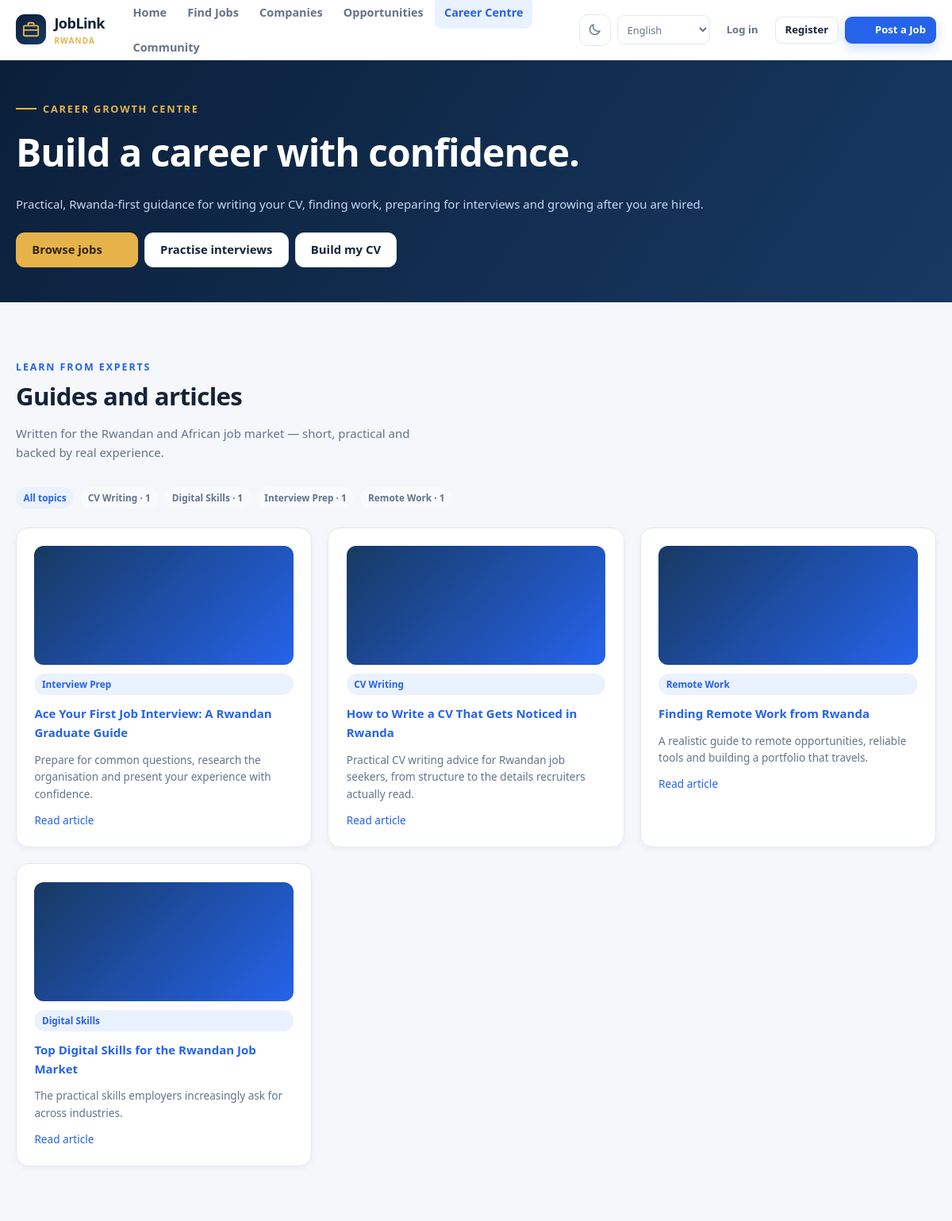
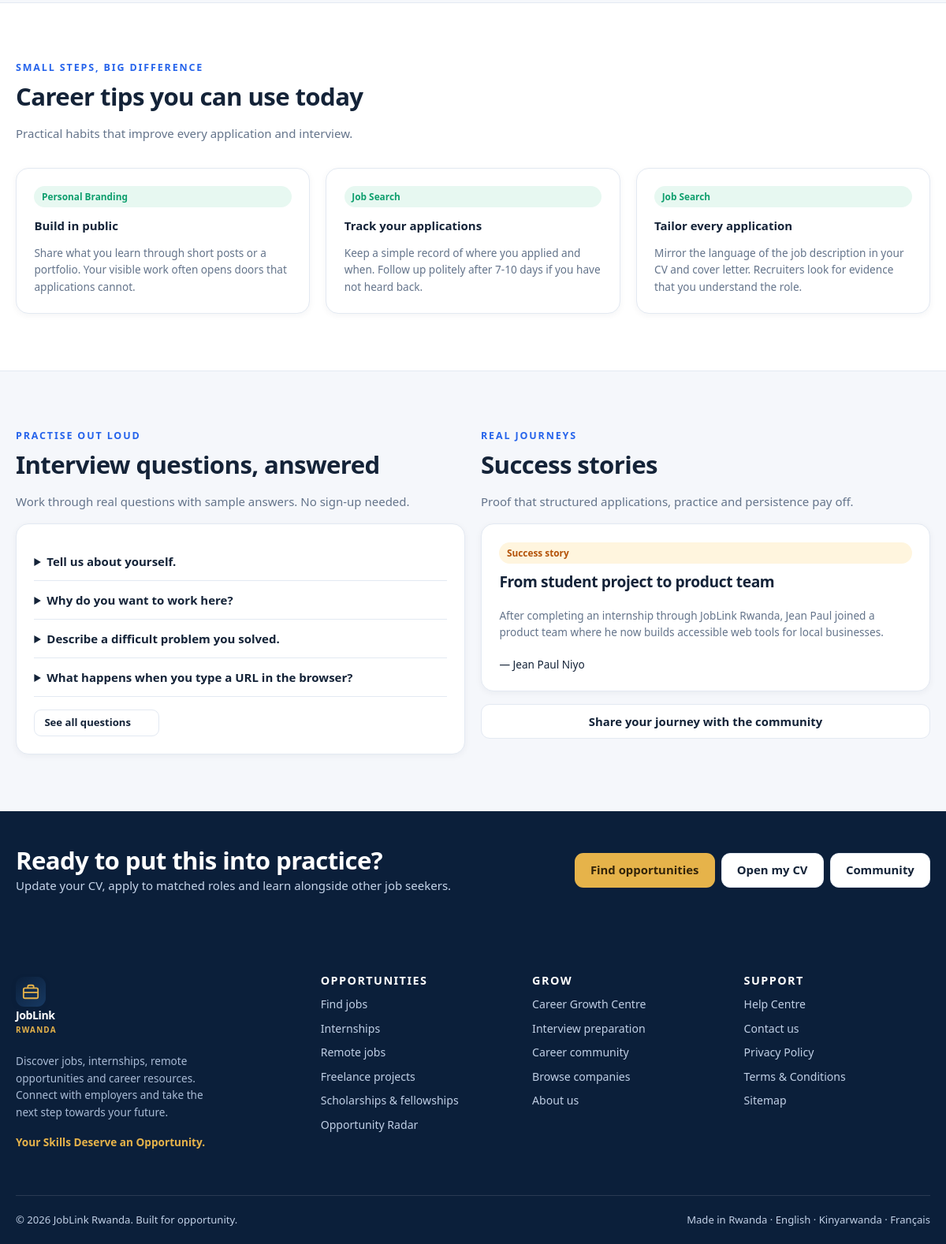
Screenshot of /career-centre with the database file from the repository (2 pictures, top to bottom).
### tables this page shows
CREATE TABLE IF NOT EXISTS articles (
    id INT UNSIGNED AUTO_INCREMENT PRIMARY KEY,
    author_id INT UNSIGNED DEFAULT NULL,
    title VARCHAR(220) NOT NULL,
    slug VARCHAR(240) NOT NULL,
    excerpt TEXT,
    body TEXT NOT NULL,
    category VARCHAR(80) DEFAULT NULL,
    image VARCHAR(255) DEFAULT NULL,
    status ENUM('draft','published','archived') NOT NULL DEFAULT 'draft',
    featured TINYINT(1) NOT NULL DEFAULT 0,
    views INT UNSIGNED NOT NULL DEFAULT 0,
    published_at DATETIME DEFAULT NULL,
    created_at DATETIME NOT NULL DEFAULT CURRENT_TIMESTAMP,
    updated_at DATETIME NOT NULL DEFAULT CURRENT_TIMESTAMP ON UPDATE CURRENT_TIMESTAMP,
    UNIQUE KEY uq_articles_slug (slug),
    KEY idx_articles_status (status, published_at)
);

CREATE TABLE IF NOT EXISTS career_tips (
    id INT UNSIGNED AUTO_INCREMENT PRIMARY KEY,
    title VARCHAR(200) NOT NULL,
    body TEXT NOT NULL,
    category VARCHAR(80) DEFAULT NULL,
    active TINYINT(1) NOT NULL DEFAULT 1,
    created_at DATETIME NOT NULL DEFAULT CURRENT_TIMESTAMP
);

CREATE TABLE IF NOT EXISTS interview_questions (
    id INT UNSIGNED AUTO_INCREMENT PRIMARY KEY,
    category ENUM('common','technical','hr','behavioral') NOT NULL DEFAULT 'common',
    question TEXT NOT NULL,
    sample_answer TEXT,
    tips TEXT,
    active TINYINT(1) NOT NULL DEFAULT 1,
    created_at DATETIME NOT NULL DEFAULT CURRENT_TIMESTAMP
);

CREATE TABLE IF NOT EXISTS success_stories (
    id INT UNSIGNED AUTO_INCREMENT PRIMARY KEY,
    user_id INT UNSIGNED DEFAULT NULL,
    name VARCHAR(150) NOT NULL,
    headline VARCHAR(200) NOT NULL,
    story TEXT NOT NULL,
    image VARCHAR(255) DEFAULT NULL,
    status ENUM('draft','published') NOT NULL DEFAULT 'draft',
    created_at DATETIME NOT NULL DEFAULT CURRENT_TIMESTAMP,
    CONSTRAINT fk_stories_user FOREIGN KEY (user_id) REFERENCES users(id) ON DELETE SET NULL
);

### app/Core/Controller.php (called while the page is built, shortened)
<?php
abstract class Controller
{
    protected Request $request;
    protected array $data = [];
    public function __construct(Request $request)
    {
        $this->request = $request;
    }
    protected function render(string $view, array $data = [], string $title = ''): void
    {
        $this->data = array_merge($this->data, $data);
        $this->data['title'] = $title ?: ($this->data['title'] ?? config('app.name'));
        $this->data['request'] = $this->request;
        extract($this->data, EXTR_SKIP);
        $viewFile = BASE_PATH . '/app/Views/' . str_replace('.', '/', $view) . '.php';
        include $viewFile;
        include BASE_PATH . '/app/Views/layouts/main.php';
    }
}

### app/Controllers/CareerController.php (called while the page is built, shortened)
<?php
final class CareerController extends Controller
{
    public function index(): void
    {
        $category = trim((string) $this->request->query('category', ''));
        $categories = Database::all(
            "SELECT category, COUNT(*) AS total FROM articles
             WHERE status = 'published' AND category IS NOT NULL AND category <> ''
             GROUP BY category ORDER BY total DESC, category"
        );
        $this->render('career.index', [
            'articles' => Content::articles($category, 12),
            'tips' => Content::tips(6),
            'stories' => Content::stories(),
            'questions' => Content::questions(),
            'categories' => $categories,
            'activeCategory' => $category,
        ], 'Career Growth Centre');
    }
}

### index.php (called while the page is built, shortened)
<?php
$request = Request::capture();
$router = new Router();
try {
    $router->dispatch($request);
} catch (\Throwable $e) {
    $message = $e->getMessage();
    error_log('[JobLink] ' . $message . ' in ' . $e->getFile() . ':' . $e->getLine());
    http_response_code(500);
    if (config('app.debug')) {
        echo '<div style="font-family:monospace;padding:2rem;max-width:900px"><h1>Application error</h1><p>' . e($message) . '</p><pre>' . e($e->getTraceAsString()) . '</pre></div>';
    } else {
        echo '<h1>Something went wrong</h1><p>Our team has been notified. Please try again later.</p>';
    }
}

### app/Core/Database.php (called while the page is built, shortened)
<?php
final class Database
{
    private static ?PDO $pdo = null;
    public static function connection(): PDO
    {
        if (self::$pdo === null) {
            $cfg = config('database');
            $dsn = sprintf('mysql:host=%s;port=%d;dbname=%s;charset=%s', $cfg['host'], $cfg['port'], $cfg['name'], $cfg['charset']);
            try {
                self::$pdo = new PDO($dsn, $cfg['user'], $cfg['pass'], [
                    PDO::ATTR_ERRMODE => PDO::ERRMODE_EXCEPTION,
                    PDO::ATTR_DEFAULT_FETCH_MODE => PDO::FETCH_ASSOC,
                    PDO::ATTR_EMULATE_PREPARES => false,
                    PDO::ATTR_STRINGIFY_FETCHES => false,
                ]);
            } catch (PDOException $e) {
                $hint = 'Please create the database and import database/schema.sql (see docs/INSTALLATION.md).';
                throw new \RuntimeException('Database connection failed: ' . $e->getMessage() . ' ' . $hint);
            }
        }
        return self::$pdo;
    }
    public static function query(string $sql, array $params = []): PDOStatement
    {
        $statement = self::connection()->prepare($sql);
        $statement->execute();
        return $statement;
    }
    public static function all(string $sql, array $params = []): array
    {
        return self::query($sql, $params)->fetchAll();
    }
}

### app/Models/Content.php (called while the page is built, shortened)
<?php
final class Content
{
    public static function articles(string $category = '', int $limit = 12): array
    {
        return Database::all("SELECT * FROM articles WHERE status = 'published' ORDER BY featured DESC, published_at DESC LIMIT $limit");
    }
    public static function questions(string $category = ''): array
    {
        return Database::all('SELECT * FROM interview_questions WHERE active = 1 ORDER BY FIELD(category, "common", "behavioral", "technical", "hr"), id');
    }
    public static function tips(int $limit = 4): array
    {
        return Database::all("SELECT * FROM career_tips WHERE active = 1 ORDER BY id DESC LIMIT $limit");
    }
    public static function stories(): array
    {
        return Database::all("SELECT * FROM success_stories WHERE status = 'published' ORDER BY id DESC LIMIT 6");
    }
}

### app/Views/career/index.php (the view, shortened to what this page needs)
<?php
$activeCategory = $activeCategory ?? '';
$bodyHasHtml = static fn(string $text): bool => preg_match('/<[a-z][^>]*>/i', $text) === 1;
?>
<section class="section-tight" style="background:linear-gradient(125deg,var(--navy),var(--navy-3));color:#fff">
  <div class="container">
    <span class="eyebrow">Career Growth Centre</span>
    <h1 style="color:#fff">Build a career with confidence.</h1>
    <p class="mb-0" style="color:#c9d8ed">Practical, Rwanda-first guidance for writing your CV, finding work, preparing for interviews and growing after you are hired.</p>
    <div class="d-flex flex-wrap gap-1 mt-3">
      <a class="btn btn-gold" href="<?= e(url('jobs')) ?>">Browse jobs <?= icon('arrow', 16) ?></a>
      <a class="btn btn-outline" href="<?= e(url('interview-prep')) ?>">Practise interviews</a>
      <a class="btn btn-outline" href="<?= e(url('my-cv')) ?>">Build my CV</a>
    </div>
  </div>
</section>
<section class="section">
  <div class="container">
    <div class="section-head">
      <div><div class="section-kicker">Learn from experts</div><h2>Guides and articles</h2><p>Written for the Rwandan and African job market — short, practical and backed by real experience.</p></div>
    </div>
    <?php if ($categories): ?>
      <div class="d-flex flex-wrap gap-1 mb-3">
        <a class="tag <?= $activeCategory === '' ? 'tag-blue' : '' ?>" href="<?= e(url('career-centre')) ?>">All topics</a>
        <?php foreach ($categories as $category): ?>
          <a class="tag <?= $activeCategory === $category['category'] ? 'tag-blue' : '' ?>" href="<?= e(url('career-centre?category=' . rawurlencode((string) $category['category']))) ?>"><?= e($category['category']) ?> · <?= (int) $category['total'] ?></a>
        <?php endforeach; ?>
      </div>
    <?php endif; ?>
    <?php if ($articles): ?>
      <div class="grid grid-3">
        <?php foreach ($articles as $article): ?>
          <a class="card card-hover article-card" href="<?= e(url('career-centre/' . $article['slug'])) ?>">
            <div class="article-image"><?= icon('graduation', 34) ?></div>
            <span class="tag tag-blue"><?= e($article['category'] ?? 'Career advice') ?></span>
            <strong><?= e($article['title']) ?></strong>
            <span class="small muted"><?= e(str_limit((string) ($article['excerpt'] ?? ''), 130)) ?></span>
            <span class="small">Read article <?= icon('arrow', 14) ?></span>
          </a>
        <?php endforeach; ?>
      </div>
    <?php endif; ?>
  </div>
</section>
<section class="section" style="background:var(--surface);border-block:1px solid var(--border)">
  <div class="container">
    <div class="section-head"><div><div class="section-kicker">Small steps, big difference</div><h2>Career tips you can use today</h2><p>Practical habits that improve every application and interview.</p></div></div>
    <?php if ($tips): ?>
      <div class="grid grid-3">
        <?php foreach ($tips as $tip): ?>
          <div class="card tip-card">
            <span class="tag tag-green"><?= e($tip['category'] ?? 'Career tip') ?></span>
            <strong><?= e($tip['title']) ?></strong>
            <p class="small muted mb-0"><?= $bodyHasHtml((string) $tip['body']) ? nl2br(e(strip_tags((string) $tip['body']))) : nl2br(e((string) $tip['body'])) ?></p>
          </div>
        <?php endforeach; ?>
      </div>
    <?php else:
      $emptyTitle = 'No career tips yet';
      $emptyText = 'New practical tips are added regularly.';
      $emptyAction = '';
      include BASE_PATH . '/app/Views/partials/empty.php';
    endif; ?>
  </div>
</section>
<section class="section">
  <div class="container grid grid-2" style="align-items:start">
    <div>
      <div class="section-kicker">Practise out loud</div>
      <h2>Interview questions, answered</h2>
      <p class="muted">Work through real questions with sample answers. No sign-up needed.</p>
      <?php if ($questions): ?>
        <div class="card">
          <?php foreach (array_slice($questions, 0, 4) as $question): ?>
            <details style="padding:.75rem 0;border-bottom:1px solid var(--border)">
              <summary style="cursor:pointer;font-weight:650"><?= e($question['question']) ?></summary>
            </details>
          <?php endforeach; ?>
          <a class="btn btn-outline btn-sm mt-2" href="<?= e(url('interview-prep')) ?>">See all questions <?= icon('arrow', 14) ?></a>
        </div>
      <?php else:
        $emptyTitle = 'No interview questions yet';
        $emptyText = 'Visit the interview preparation page for more practice.';
        $emptyAction = '';
        include BASE_PATH . '/app/Views/partials/empty.php';
      endif; ?>
    </div>
    <div>
      <div class="section-kicker">Real journeys</div>
      <h2>Success stories</h2>
      <p class="muted">Proof that structured applications, practice and persistence pay off.</p>
      <?php if ($stories): foreach ($stories as $story): ?>
        <div class="card story-card mb-2">
          <span class="tag tag-gold">Success story</span>
          <h3><?= e($story['headline']) ?></h3>
          <p class="small muted mb-1"><?= e(str_limit(strip_tags((string) $story['story']), 220)) ?></p>
          <span class="small">— <?= e($story['name']) ?></span>
        </div>
      <?php endforeach; else:
        $emptyTitle = 'No success stories yet';
        $emptyText = 'Community stories will appear here as members share their journeys.';
        $emptyAction = '';
        include BASE_PATH . '/app/Views/partials/empty.php';
      endif; ?>
      <a class="btn btn-outline btn-block" href="<?= e(url('community')) ?>">Share your journey with the community</a>
    </div>
  </div>
</section>
<section class="section-tight" style="background:var(--navy);color:#fff">
  <div class="container d-flex justify-between align-center flex-wrap gap-2">
    <div><h2 style="color:#fff;margin:0">Ready to put this into practice?</h2><p class="mb-0" style="color:#c6d5ea">Update your CV, apply to matched roles and learn alongside other job seekers.</p></div>
    <div class="d-flex flex-wrap gap-1">
      <a class="btn btn-gold" href="<?= e(url('jobs')) ?>">Find opportunities</a>
      <a class="btn btn-outline" href="<?= e(url('my-cv')) ?>">Open my CV</a>
      <a class="btn btn-outline" href="<?= e(url('community')) ?>">Community</a>
    </div>
  </div>
</section>

### app/Core/Support.php (shortened to what this page needs)
<?php
if (!function_exists('e')) {
    function e(mixed $value): string
    {
        return htmlspecialchars((string) $value, ENT_QUOTES | ENT_SUBSTITUTE, 'UTF-8');
    }
}
if (!function_exists('url')) {
    function url(string $path = ''): string
    {
        $base = defined('BASE_URL') ? BASE_URL : '';
        return $base . '/' . ltrim($path, '/');
    }
}
if (!function_exists('str_limit')) {
    function str_limit(?string $value, int $limit = 140): string
    {
        $value = trim((string) $value);
        if (mb_strlen($value) <= $limit) {
            return $value;
        }
        return mb_substr($value, 0, $limit - 1) . '…';
    }
}
if (!function_exists('icon')) {
    function icon(string $name, int $size = 20, string $class = ''): string
    {
        $path = $paths[$name] ?? $paths['info'];
        return '<svg class="icon ' . e($class) . '" width="' . $size . '" height="' . $size . '" viewBox="0 0 24 24" fill="none" stroke="currentColor" stroke-width="1.8" stroke-linecap="round" stroke-linejoin="round" aria-hidden="true">' . $path . '</svg>';
    }
}

### app/Core/Router.php (shortened to what this page needs)
<?php
final class Router
{
    private array $routes = [];
    public function add(string $methods, string $pattern, string $handler, array $middleware = []): void
    {
        foreach (explode('|', $methods) as $method) {
            $this->routes[] = [
                'method' => strtoupper(trim($method)),
                'regex' => $this->compile($pattern),
                'handler' => $handler,
                'middleware' => $middleware,
                'pattern' => $pattern,
            ];
        }
    }
    private function compile(string $pattern): string
    {
        $pattern = preg_replace('/\/(?=\{[a-zA-Z_]+\?\})/', '', $pattern) ?? $pattern;
        $pattern = preg_replace_callback('/\{([a-zA-Z_]+)(\?)?\}/', static function ($m) {
            return ($m[2] ?? '') === '?' ? '(?:/(?P<' . $m[1] . '>[^/]+))?' : '(?P<' . $m[1] . '>[^/]+)';
        }, $pattern) ?? $pattern;
        return '#^' . $pattern . '$#u';
    }
    public function dispatch(Request $request): void
    {
        foreach ($this->routes as $route) {
            if (!preg_match($route['regex'], $request->path, $matches)) {
                continue;
            }
            $params = [];
            $request->setRouteParams($params);
            [$class, $method] = explode('@', $route['handler'], 2);
            $controller = new $fqcn($request);
            $controller->{$method}();
            return;
        }
    }
}

### rows the page displays
articles: $size 34 (drawn), category "Interview Prep", title "Ace Your First Job Interview: A Rwandan Graduate Guide", excerpt "Prepare for common questions, research the organisation and present your experience with confidence."
articles: $size 34 (drawn), category "CV Writing", title "How to Write a CV That Gets Noticed in Rwanda", excerpt "Practical CV writing advice for Rwandan job seekers, from structure to the details recruiters actually read."
articles: $size 34 (drawn), category "Remote Work", title "Finding Remote Work from Rwanda", excerpt "A realistic guide to remote opportunities, reliable tools and building a portfolio that travels."
articles: $size 34 (drawn), category "Digital Skills", title "Top Digital Skills for the Rwandan Job Market", excerpt "The practical skills employers increasingly ask for across industries."
career_tips: category "Personal Branding", title "Build in public", body "Share what you learn through short posts or a portfolio. Your visible work often opens doors that applications cannot."
career_tips: category "Job Search", title "Track your applications", body "Keep a simple record of where you applied and when. Follow up politely after 7-10 days if you have not heard back."
career_tips: category "Job Search", title "Tailor every application", body "Mirror the language of the job description in your CV and cover letter. Recruiters look for evidence that you understand the role."
interview_questions: question "Tell us about yourself."
interview_questions: question "Why do you want to work here?"
interview_questions: question "Describe a difficult problem you solved."
interview_questions: question "What happens when you type a URL in the browser?"
success_stories: headline "From student project to product team", story "After completing an internship through JobLink Rwanda, Jean Paul joined a product team where he now builds accessible web tools for local businesses.", name "Jean Paul Niyo"

### other values shown
$category['category'] "CV Writing"
$category['total'] "1"
$category['category'] "Digital Skills"
$category['category'] "Interview Prep"
$category['category'] "Remote Work"
form field value "English"
